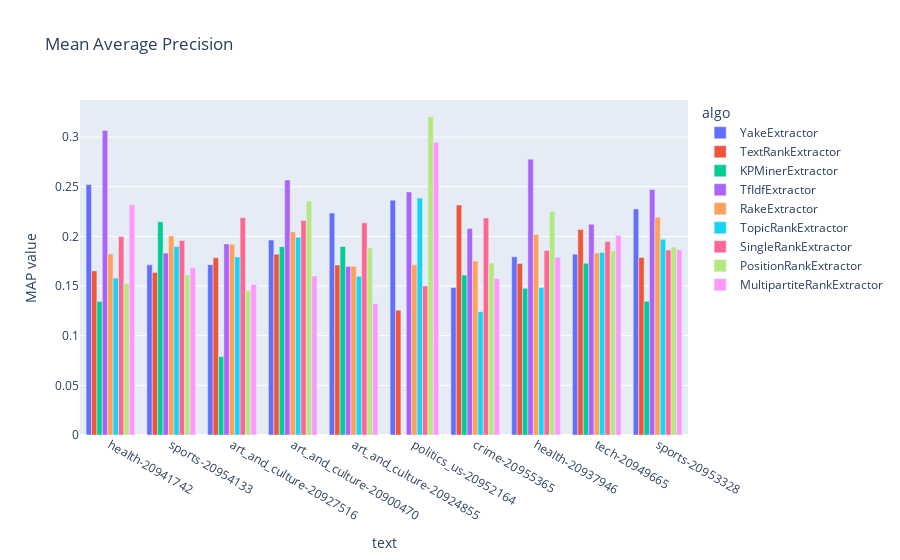

Notebook code cell kept with this figure:
### Code cell
visual_bench(name='500N-KPCrowd-v1.1', n=10, k=None)

### Figure 1 — Plotly figure (JSON) as saved in the notebook; plotly's stock layout.template omitted (floating-point values rounded to 4 significant figures)
{"data": [{"alignmentgroup": "True", "hovertemplate": "algo=YakeExtractor<br>text=%{x}<br>MAP value=%{y}<extra></extra>", "legendgroup": "YakeExtractor", "marker": {"color": "#636efa"}, "name": "YakeExtractor", "offsetgroup": "YakeExtractor", "orientation": "v", "showlegend": true, "textposition": "auto", "type": "bar", "x": ["health-20941742", "sports-20954133", "art_and_culture-20927516", "art_and_culture-20900470", "art_and_culture-20924855", "politics_us-20952164", "crime-20955365", "health-20937946", "tech-20949665", "sports-20953328"], "xaxis": "x", "y": [0.2522, 0.1713, 0.1715, 0.1963, 0.2234, 0.2365, 0.1485, 0.1795, 0.1821, 0.2276], "yaxis": "y"}, {"alignmentgroup": "True", "hovertemplate": "algo=TextRankExtractor<br>text=%{x}<br>MAP value=%{y}<extra></extra>", "legendgroup": "TextRankExtractor", "marker": {"color": "#EF553B"}, "name": "TextRankExtractor", "offsetgroup": "TextRankExtractor", "orientation": "v", "showlegend": true, "textposition": "auto", "type": "bar", "x": ["health-20941742", "sports-20954133", "art_and_culture-20927516", "art_and_culture-20900470", "art_and_culture-20924855", "politics_us-20952164", "crime-20955365", "health-20937946", "tech-20949665", "sports-20953328"], "xaxis": "x", "y": [0.1653, 0.1637, 0.1784, 0.182, 0.1711, 0.1257, 0.2316, 0.1726, 0.2069, 0.1787], "yaxis": "y"}, {"alignmentgroup": "True", "hovertemplate": "algo=KPMinerExtractor<br>text=%{x}<br>MAP value=%{y}<extra></extra>", "legendgroup": "KPMinerExtractor", "marker": {"color": "#00cc96"}, "name": "KPMinerExtractor", "offsetgroup": "KPMinerExtractor", "orientation": "v", "showlegend": true, "textposition": "auto", "type": "bar", "x": ["health-20941742", "sports-20954133", "art_and_culture-20927516", "art_and_culture-20900470", "art_and_culture-20924855", "politics_us-20952164", "crime-20955365", "health-20937946", "tech-20949665", "sports-20953328"], "xaxis": "x", "y": [0.1344, 0.2147, 0.07897, 0.1896, 0.1898, null, 0.161, 0.1477, 0.173, 0.1347], "yaxis": "y"}, {"alignmentgroup": "True", "hovertemplate": "algo=TfIdfExtractor<br>text=%{x}<br>MAP value=%{y}<extra></extra>", "legendgroup": "TfIdfExtractor", "marker": {"color": "#ab63fa"}, "name": "TfIdfExtractor", "offsetgroup": "TfIdfExtractor", "orientation": "v", "showlegend": true, "textposition": "auto", "type": "bar", "x": ["health-20941742", "sports-20954133", "art_and_culture-20927516", "art_and_culture-20900470", "art_and_culture-20924855", "politics_us-20952164", "crime-20955365", "health-20937946", "tech-20949665", "sports-20953328"], "xaxis": "x", "y": [0.3066, 0.1832, 0.1924, 0.2568, 0.1697, 0.2447, 0.208, 0.2777, 0.2123, 0.2471], "yaxis": "y"}, {"alignmentgroup": "True", "hovertemplate": "algo=RakeExtractor<br>text=%{x}<br>MAP value=%{y}<extra></extra>", "legendgroup": "RakeExtractor", "marker": {"color": "#FFA15A"}, "name": "RakeExtractor", "offsetgroup": "RakeExtractor", "orientation": "v", "showlegend": true, "textposition": "auto", "type": "bar", "x": ["health-20941742", "sports-20954133", "art_and_culture-20927516", "art_and_culture-20900470", "art_and_culture-20924855", "politics_us-20952164", "crime-20955365", "health-20937946", "tech-20949665", "sports-20953328"], "xaxis": "x", "y": [0.1823, 0.2004, 0.192, 0.2045, 0.17, 0.1714, 0.1752, 0.202, 0.1833, 0.2192], "yaxis": "y"}, {"alignmentgroup": "True", "hovertemplate": "algo=TopicRankExtractor<br>text=%{x}<br>MAP value=%{y}<extra></extra>", "legendgroup": "TopicRankExtractor", "marker": {"color": "#19d3f3"}, "name": "TopicRankExtractor", "offsetgroup": "TopicRankExtractor", "orientation": "v", "showlegend": true, "textposition": "auto", "type": "bar", "x": ["health-20941742", "sports-20954133", "art_and_culture-20927516", "art_and_culture-20900470", "art_and_culture-20924855", "politics_us-20952164", "crime-20955365", "health-20937946", "tech-20949665", "sports-20953328"], "xaxis": "x", "y": [0.158, 0.1898, 0.1793, 0.1991, 0.1599, 0.2386, 0.1242, 0.1485, 0.1838, 0.1972], "yaxis": "y"}, {"alignmentgroup": "True", "hovertemplate": "algo=SingleRankExtractor<br>text=%{x}<br>MAP value=%{y}<extra></extra>", "legendgroup": "SingleRankExtractor", "marker": {"color": "#FF6692"}, "name": "SingleRankExtractor", "offsetgroup": "SingleRankExtractor", "orientation": "v", "showlegend": true, "textposition": "auto", "type": "bar", "x": ["health-20941742", "sports-20954133", "art_and_culture-20927516", "art_and_culture-20900470", "art_and_culture-20924855", "politics_us-20952164", "crime-20955365", "health-20937946", "tech-20949665", "sports-20953328"], "xaxis": "x", "y": [0.1998, 0.1959, 0.2189, 0.216, 0.2136, 0.1501, 0.2185, 0.1857, 0.1949, 0.1862], "yaxis": "y"}, {"alignmentgroup": "True", "hovertemplate": "algo=PositionRankExtractor<br>text=%{x}<br>MAP value=%{y}<extra></extra>", "legendgroup": "PositionRankExtractor", "marker": {"color": "#B6E880"}, "name": "PositionRankExtractor", "offsetgroup": "PositionRankExtractor", "orientation": "v", "showlegend": true, "textposition": "auto", "type": "bar", "x": ["health-20941742", "sports-20954133", "art_and_culture-20927516", "art_and_culture-20900470", "art_and_culture-20924855", "politics_us-20952164", "crime-20955365", "health-20937946", "tech-20949665", "sports-20953328"], "xaxis": "x", "y": [0.1528, 0.1612, 0.145, 0.2355, 0.1884, 0.3205, 0.1731, 0.2253, 0.1852, 0.1892], "yaxis": "y"}, {"alignmentgroup": "True", "hovertemplate": "algo=MultipartiteRankExtractor<br>text=%{x}<br>MAP value=%{y}<extra></extra>", "legendgroup": "MultipartiteRankExtractor", "marker": {"color": "#FF97FF"}, "name": "MultipartiteRankExtractor", "offsetgroup": "MultipartiteRankExtractor", "orientation": "v", "showlegend": true, "textposition": "auto", "type": "bar", "x": ["health-20941742", "sports-20954133", "art_and_culture-20927516", "art_and_culture-20900470", "art_and_culture-20924855", "politics_us-20952164", "crime-20955365", "health-20937946", "tech-20949665", "sports-20953328"], "xaxis": "x", "y": [0.2318, 0.1685, 0.1514, 0.16, 0.1322, 0.2947, 0.1575, 0.1789, 0.201, 0.1865], "yaxis": "y"}], "layout": {"barmode": "group", "legend": {"title": {"text": "algo"}, "tracegroupgap": 0}, "title": {"text": "Mean Average Precision"}, "xaxis": {"anchor": "y", "domain": [0, 1], "title": {"text": "text"}}, "yaxis": {"anchor": "x", "domain": [0, 1], "title": {"text": "MAP value"}}}}
